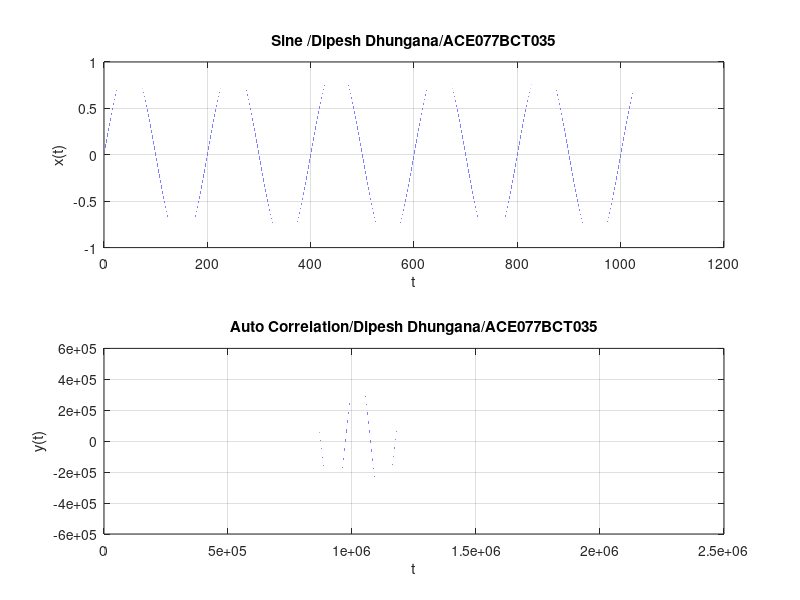

Reproduce this figure in MATLAB.
%44 Plot auto correlation sequence of sine wave with frequency 1HZ,
%sampling Frequency is 200HZ.
clc;
close all;
clear all;
A = 1;
f = 1;
fs = 200;
w = 2 * pi * (f / fs);
t = 0 : 0.001 : 1024;
x = A* sin(w*t);
subplot(2,1,1);
plot(t,x);
xlabel('t');
ylabel('x(t)');
title('Sine /Dipesh Dhungana/ACE077BCT035');
grid on;
y = xcorr(x);
subplot(2,1,2);
plot(y);
xlabel('t');
ylabel('y(t)');
title('Auto Correlation/Dipesh Dhungana/ACE077BCT035');
grid on;
